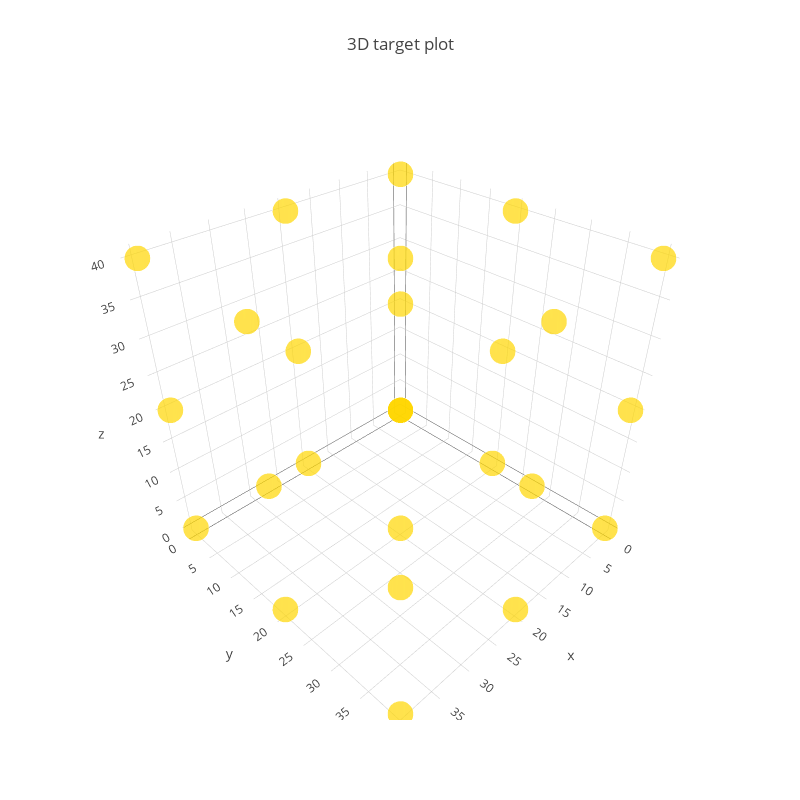

This figure's notebook cell:
### Markdown cell above
### 3D Target plot

### Code cell
### 3D target plot:
data = []

trace = go.Scatter3d(
        x = m_xyz[:,0],
        y = m_xyz[:,1],
        z = m_xyz[:,2],
        text = name,
        mode = 'markers',
        marker = dict(
            sizemode = 'diameter',
            size = 2*v_r,
            color = v_col
        )
    )
data = [trace]

layout=go.Layout(width=800, height=800, title = '3D target plot',
            scene = dict(xaxis=dict(title='x'),
                         yaxis=dict(title='y'),
                         zaxis=dict(title='z')
                        )
        )
                 
fig=go.Figure(data=data, layout=layout)
iplot(fig, filename='3D target plot')

### Figure 1 — Plotly figure (JSON) as saved in the notebook; plotly's stock layout.template omitted (floating-point values rounded to 4 significant figures)
{"data": [{"marker": {"color": ["#FFD700", "#FFD700", "#FFD700", "#FFD700", "#FFD700", "#FFD700", "#FFD700", "#FFD700", "#FFD700", "#FFD700", "#FFD700", "#FFD700", "#FFD700", "#FFD700", "#FFD700", "#FFD700", "#FFD700", "#FFD700", "#FFD700", "#FFD700", "#FFD700", "#FFD700", "#FFD700", "#FFD700", "#FFD700", "#FFD700", "#FFD700"], "size": [18, 18, 18, 18, 18, 18, 18, 18, 18, 18, 18, 18, 18, 18, 18, 18, 18, 18, 18, 18, 18, 18, 18, 18, 18, 18, 18], "sizemode": "diameter"}, "mode": "markers", "text": ["Size:9.0[nm]", "Size:9.0[nm]", "Size:9.0[nm]", "Size:9.0[nm]", "Size:9.0[nm]", "Size:9.0[nm]", "Size:9.0[nm]", "Size:9.0[nm]", "Size:9.0[nm]", "Size:9.0[nm]", "Size:9.0[nm]", "Size:9.0[nm]", "Size:9.0[nm]", "Size:9.0[nm]", "Size:9.0[nm]", "Size:9.0[nm]", "Size:9.0[nm]", "Size:9.0[nm]", "Size:9.0[nm]", "Size:9.0[nm]", "Size:9.0[nm]", "Size:9.0[nm]", "Size:9.0[nm]", "Size:9.0[nm]", "Size:9.0[nm]", "Size:9.0[nm]", "Size:9.0[nm]"], "type": "scatter3d", "uid": "32040a96-4fcb-4e53-b8d8-c683cc93f030", "x": [0, 0, 0, 0, 0, 0, 0, 0, 0, 20, 20, 20, 20, 20, 20, 20, 20, 20, 40, 40, 40, 40, 40, 40, 40, 40, 40], "y": [0, 0, 0, 20, 20, 20, 40, 40, 40, 0, 0, 0, 20, 20, 20, 40, 40, 40, 0, 0, 0, 20, 20, 20, 40, 40, 40], "z": [0, 20, 40, 0, 20, 40, 0, 20, 40, 0, 20, 40, 0, 20, 40, 0, 20, 40, 0, 20, 40, 0, 20, 40, 0, 20, 40]}], "layout": {"height": 800, "scene": {"xaxis": {"title": {"text": "x"}}, "yaxis": {"title": {"text": "y"}}, "zaxis": {"title": {"text": "z"}}}, "title": {"text": "3D target plot"}, "width": 800}}
